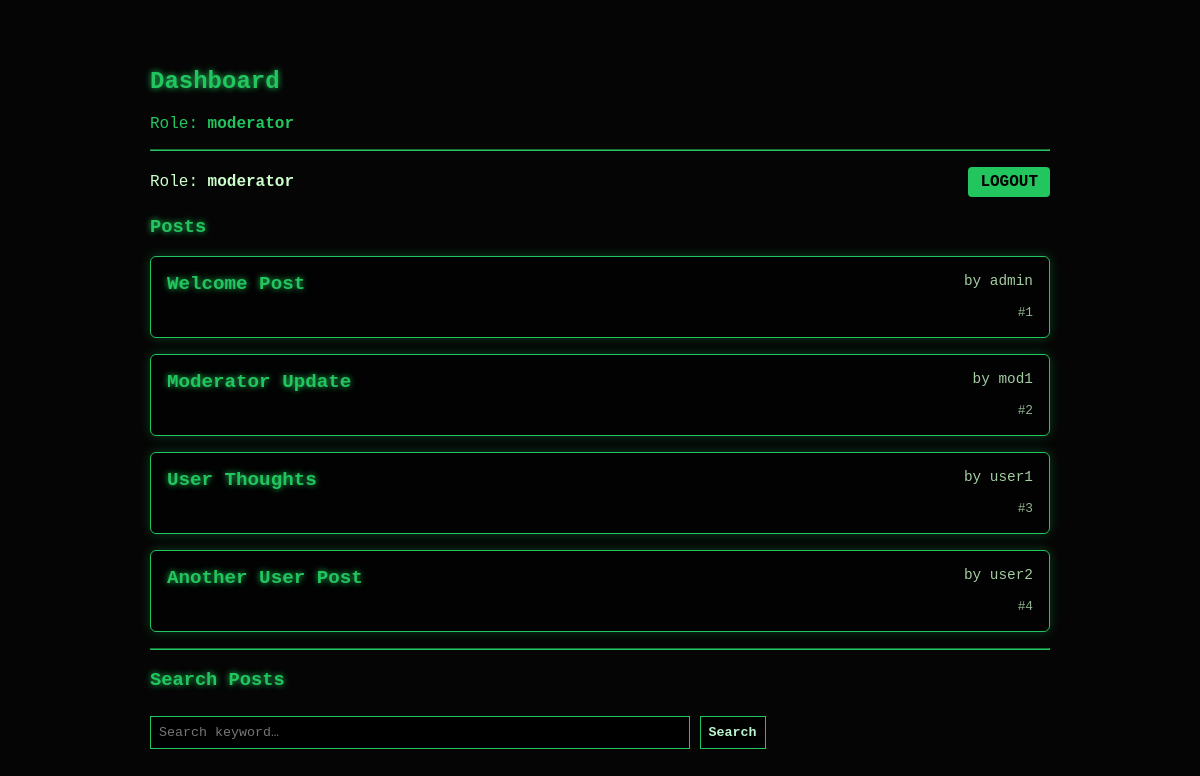
/dashboard (signed in), run on the app's committed database.
### app/models.py (models this page shows)
class User(db.Model):
    __tablename__ = "users"
    id: Mapped[int] = mapped_column(Integer, primary_key=True)
    username: Mapped[str] = mapped_column(String(30), unique=True, nullable=False)
    email: Mapped[str] = mapped_column(String(120), unique=True, nullable=False)
    password: Mapped[str] = mapped_column(String(128), nullable=False)  # (plain for task)
    role: Mapped[str] = mapped_column(String(16), nullable=False)       # 'admin'|'moderator'|'user'
    posts: Mapped[list["Post"]] = relationship(back_populates="author", cascade="all,delete")

class Post(db.Model):
    __tablename__ = "posts"
    id: Mapped[int] = mapped_column(Integer, primary_key=True)
    title: Mapped[str] = mapped_column(String(200), nullable=False)
    content: Mapped[str] = mapped_column(Text, nullable=False)
    author_id: Mapped[int] = mapped_column(ForeignKey("users.id"), nullable=False)
    author: Mapped[User] = relationship(back_populates="posts")

### app/routes.py (the view, shortened to what this page needs)
@main.route('/dashboard', methods=['GET', 'POST'])
def dashboard():
    if not session.get('user_id'):
        return redirect(url_for('main.login'))
    role = session.get('role')
    user_id = session.get('user_id')
    role_handlers = {
        "admin": lambda: (
            Post.query
            .join(User, Post.author)
            .add_columns(
                Post.id,
                Post.title,
                Post.content,
                User.username.label('author')
            )
            .all(),
            "admin_full"
        ),
        "moderator": lambda: (
            db.session.query(
                Post.id,
                Post.title,
                User.username.label('author')
            )
            .join(User, Post.author)
            .all(),
            "mod_limited"
        ),
        "user": lambda: (
            Post.query
            .filter(Post.author_id == user_id)
            .join(User, Post.author)
            .add_columns(
                Post.id,
                Post.title,
                Post.content,
                User.username.label('author')
            )
            .all(),
            "user_own"
        ),
    }
    posts, mode = role_handlers.get(role, lambda: ([], "unknown"))()
    results = None
    return render_template(
        'dashboard.html',
        posts=posts,
        mode=mode,
        results=results
    )

### app/templates/dashboard.html (shortened to what this page needs)
{% extends "base.html" %}
{% block content %}
<h2>Dashboard</h2>
<p style="color:#22c55e;">Role: <strong>{{ session['role'] }}</strong></p>
<hr style="border-color:#22c55e; margin: 1rem 0;">
<div class="dash-top">
    <span>Role: <strong>{{ session['role'] }}</strong></span>
    <a class="logout-btn" href="{{ url_for('main.logout') }}">Logout</a>
</div>
<h3>Posts</h3>
{% if posts %}
<div class="post-list">
    {% for p in posts %}
        <div class="post-card">
            <div class="post-header">
                <span class="post-title">{{ p.title }}</span>
                <span class="post-author">by {{ p.author }}</span>
            </div>
            <div class="post-footer">
                <span class="post-id">#{{ p.id }}</span>
            </div>
        </div>
    {% endfor %}
</div>
{% else %}
    <p style="color:#94ff94;">No posts available.</p>
{% endif %}
<hr style="border-color:#22c55e; margin: 1rem 0;">
<h3>Search Posts</h3>
<form method="POST">
    <input type="search" name="search" placeholder="Search keyword…" style="width: 60%;">
    <input type="submit" value="Search">
</form>
{% endblock %}

### app/templates/base.html (style rules this page uses)
body { margin: 0; padding: 0; background: #050505; font-family: Consolas, monospace; color: #ccffcc; }
a { color: #22c55e; text-decoration: none; }
h1, h2, h3 { color: #22c55e; text-shadow: 0 0 6px #22c55e; }
input[type="text"], input[type="password"], input[type="submit"], input[type="search"] { background: black; border: 1px solid #22c55e; color: #bbf7d0; padding: 8px; margin: 6px 0; font-family: Consolas, monospace; }
input[type="submit"] { cursor: pointer; font-weight: bold; transition: 0.15s; }
.post-list { display: flex; flex-direction: column; gap: 1rem; }
.post-card { background: rgba(0, 0, 0, 0.65); border: 1px solid #22c55e; padding: 1rem; border-radius: 6px; box-shadow: 0 0 12px rgba(34, 197, 94, 0.3); transition: transform 0.12s ease-out, box-shadow 0.12s ease-out; }
.post-header { display: flex; justify-content: space-between; margin-bottom: 0.4rem; }
.post-title { font-size: 1.2rem; font-weight: bold; color: #22c55e; text-shadow: 0 0 6px #22c55e; }
.post-author { font-size: 0.9rem; opacity: 0.8; }
.post-footer { margin-top: 0.5rem; text-align: right; }
.post-id { font-size: 0.8rem; opacity: 0.7; }
.dash-top { display: flex; justify-content: space-between; align-items: center; margin-bottom: 1rem; }
.logout-btn { padding: 6px 12px; background: #22c55e; color: black; border-radius: 4px; font-weight: bold; transition: 0.15s ease-out; text-transform: uppercase; }

### data on the page
User: role "moderator"
Post: title "Welcome Post", author "admin", id "1"
Post: title "Moderator Update", author "mod1", id "2"
Post: title "User Thoughts", author "user1", id "3"
Post: title "Another User Post", author "user2", id "4"
